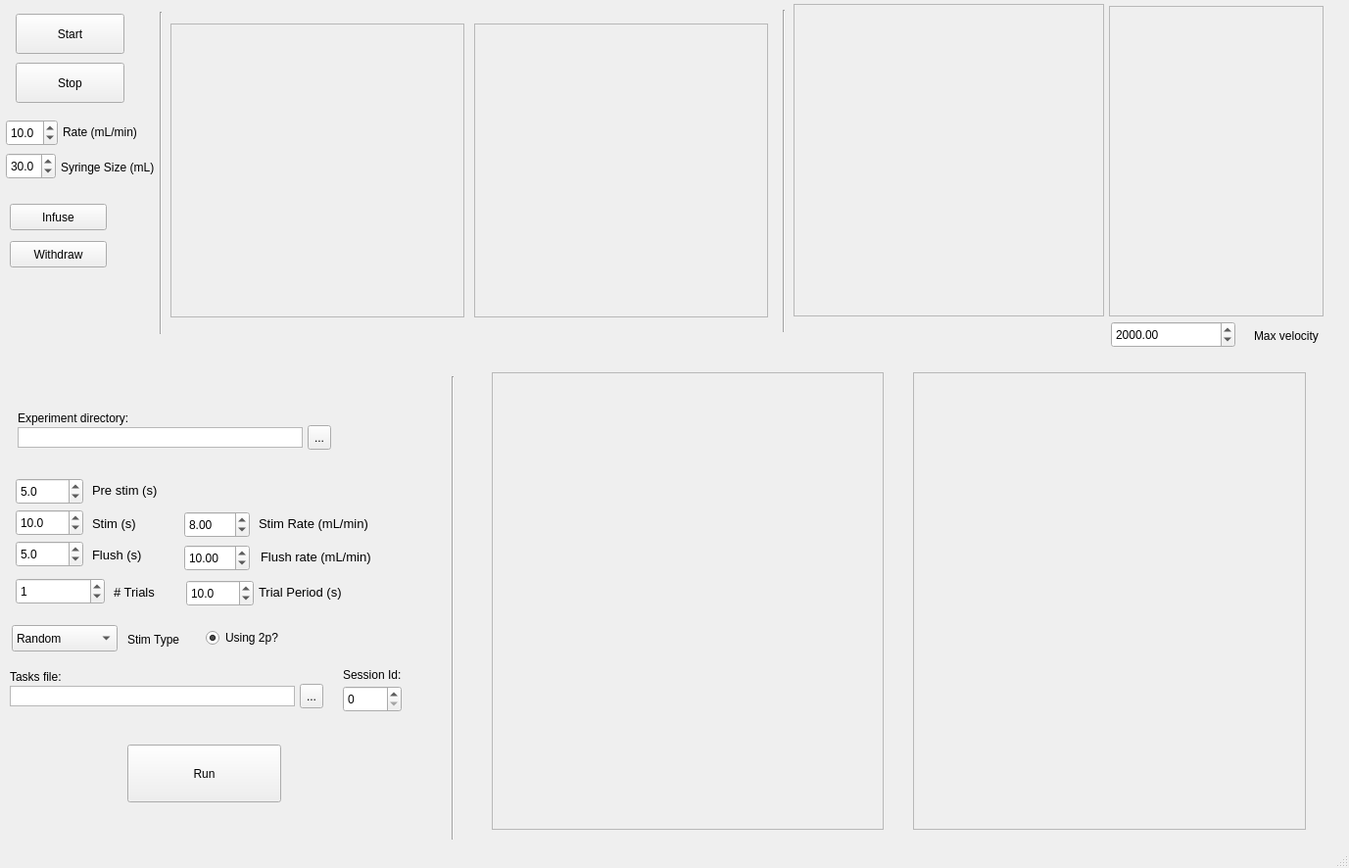
<?xml version="1.0" encoding="UTF-8"?>
<ui version="4.0">
 <class>FlyTracker</class>
 <widget class="QMainWindow" name="FlyTracker">
  <property name="geometry">
   <rect>
    <x>0</x>
    <y>0</y>
    <width>1377</width>
    <height>886</height>
   </rect>
  </property>
  <property name="maximumSize">
   <size>
    <width>140000</width>
    <height>140000</height>
   </size>
  </property>
  <property name="windowTitle">
   <string>Fly Tracker</string>
  </property>
  <widget class="QWidget" name="centralwidget">
   <widget class="QPushButton" name="start_button">
    <property name="geometry">
     <rect>
      <x>16</x>
      <y>14</y>
      <width>111</width>
      <height>41</height>
     </rect>
    </property>
    <property name="text">
     <string>Start</string>
    </property>
   </widget>
   <widget class="QPushButton" name="stop_button">
    <property name="geometry">
     <rect>
      <x>16</x>
      <y>64</y>
      <width>111</width>
      <height>41</height>
     </rect>
    </property>
    <property name="layoutDirection">
     <enum>Qt::LeftToRight</enum>
    </property>
    <property name="text">
     <string>Stop</string>
    </property>
   </widget>
   <widget class="QPushButton" name="infuse_button">
    <property name="geometry">
     <rect>
      <x>10</x>
      <y>208</y>
      <width>99</width>
      <height>27</height>
     </rect>
    </property>
    <property name="text">
     <string>Infuse</string>
    </property>
   </widget>
   <widget class="QPushButton" name="withdraw_button">
    <property name="geometry">
     <rect>
      <x>10</x>
      <y>246</y>
      <width>99</width>
      <height>27</height>
     </rect>
    </property>
    <property name="text">
     <string>Withdraw</string>
    </property>
   </widget>
   <widget class="QFrame" name="camera2">
    <property name="geometry">
     <rect>
      <x>484</x>
      <y>24</y>
      <width>300</width>
      <height>300</height>
     </rect>
    </property>
    <property name="frameShape">
     <enum>QFrame::StyledPanel</enum>
    </property>
    <property name="frameShadow">
     <enum>QFrame::Raised</enum>
    </property>
   </widget>
   <widget class="QFrame" name="camera1">
    <property name="geometry">
     <rect>
      <x>174</x>
      <y>24</y>
      <width>300</width>
      <height>300</height>
     </rect>
    </property>
    <property name="frameShape">
     <enum>QFrame::StyledPanel</enum>
    </property>
    <property name="frameShadow">
     <enum>QFrame::Raised</enum>
    </property>
   </widget>
   <widget class="QLabel" name="label">
    <property name="geometry">
     <rect>
      <x>64</x>
      <y>126</y>
      <width>93</width>
      <height>17</height>
     </rect>
    </property>
    <property name="font">
     <font>
      <pointsize>9</pointsize>
     </font>
    </property>
    <property name="text">
     <string>Rate (mL/min)</string>
    </property>
   </widget>
   <widget class="QDoubleSpinBox" name="syringe_size_box">
    <property name="geometry">
     <rect>
      <x>6</x>
      <y>156</y>
      <width>51</width>
      <height>27</height>
     </rect>
    </property>
    <property name="font">
     <font>
      <pointsize>9</pointsize>
     </font>
    </property>
    <property name="decimals">
     <number>1</number>
    </property>
    <property name="value">
     <double>30.000000000000000</double>
    </property>
   </widget>
   <widget class="QLabel" name="label_2">
    <property name="geometry">
     <rect>
      <x>62</x>
      <y>162</y>
      <width>97</width>
      <height>17</height>
     </rect>
    </property>
    <property name="font">
     <font>
      <pointsize>9</pointsize>
     </font>
    </property>
    <property name="text">
     <string>Syringe Size (mL)</string>
    </property>
   </widget>
   <widget class="Line" name="line_2">
    <property name="geometry">
     <rect>
      <x>156</x>
      <y>12</y>
      <width>16</width>
      <height>329</height>
     </rect>
    </property>
    <property name="orientation">
     <enum>Qt::Vertical</enum>
    </property>
   </widget>
   <widget class="QFrame" name="trial_run2">
    <property name="geometry">
     <rect>
      <x>502</x>
      <y>380</y>
      <width>400</width>
      <height>467</height>
     </rect>
    </property>
    <property name="frameShape">
     <enum>QFrame::StyledPanel</enum>
    </property>
    <property name="frameShadow">
     <enum>QFrame::Raised</enum>
    </property>
   </widget>
   <widget class="QFrame" name="cummulative_run">
    <property name="geometry">
     <rect>
      <x>810</x>
      <y>4</y>
      <width>317</width>
      <height>319</height>
     </rect>
    </property>
    <property name="frameShape">
     <enum>QFrame::StyledPanel</enum>
    </property>
    <property name="frameShadow">
     <enum>QFrame::Raised</enum>
    </property>
   </widget>
   <widget class="QPushButton" name="run_button">
    <property name="geometry">
     <rect>
      <x>130</x>
      <y>760</y>
      <width>157</width>
      <height>59</height>
     </rect>
    </property>
    <property name="text">
     <string>Run</string>
    </property>
   </widget>
   <widget class="QSpinBox" name="num_trials_box">
    <property name="geometry">
     <rect>
      <x>16</x>
      <y>590</y>
      <width>91</width>
      <height>27</height>
     </rect>
    </property>
    <property name="maximum">
     <number>1000</number>
    </property>
    <property name="value">
     <number>1</number>
    </property>
   </widget>
   <widget class="QLabel" name="label_3">
    <property name="geometry">
     <rect>
      <x>116</x>
      <y>596</y>
      <width>51</width>
      <height>17</height>
     </rect>
    </property>
    <property name="font">
     <font>
      <pointsize>10</pointsize>
     </font>
    </property>
    <property name="text">
     <string># Trials</string>
    </property>
   </widget>
   <widget class="QDoubleSpinBox" name="flush_box">
    <property name="geometry">
     <rect>
      <x>16</x>
      <y>552</y>
      <width>69</width>
      <height>27</height>
     </rect>
    </property>
    <property name="decimals">
     <number>1</number>
    </property>
    <property name="value">
     <double>5.000000000000000</double>
    </property>
   </widget>
   <widget class="QLabel" name="label_4">
    <property name="geometry">
     <rect>
      <x>94</x>
      <y>558</y>
      <width>67</width>
      <height>17</height>
     </rect>
    </property>
    <property name="font">
     <font>
      <pointsize>10</pointsize>
     </font>
    </property>
    <property name="text">
     <string>Flush (s)</string>
    </property>
   </widget>
   <widget class="QLabel" name="stim_box_label">
    <property name="geometry">
     <rect>
      <x>94</x>
      <y>526</y>
      <width>67</width>
      <height>17</height>
     </rect>
    </property>
    <property name="font">
     <font>
      <pointsize>10</pointsize>
     </font>
    </property>
    <property name="text">
     <string>Stim (s)</string>
    </property>
   </widget>
   <widget class="QDoubleSpinBox" name="stim_box">
    <property name="geometry">
     <rect>
      <x>16</x>
      <y>520</y>
      <width>69</width>
      <height>27</height>
     </rect>
    </property>
    <property name="decimals">
     <number>1</number>
    </property>
    <property name="value">
     <double>10.000000000000000</double>
    </property>
   </widget>
   <widget class="QDoubleSpinBox" name="pre_stim_box">
    <property name="geometry">
     <rect>
      <x>16</x>
      <y>488</y>
      <width>69</width>
      <height>27</height>
     </rect>
    </property>
    <property name="decimals">
     <number>1</number>
    </property>
    <property name="value">
     <double>5.000000000000000</double>
    </property>
   </widget>
   <widget class="QLabel" name="label_6">
    <property name="geometry">
     <rect>
      <x>94</x>
      <y>492</y>
      <width>85</width>
      <height>17</height>
     </rect>
    </property>
    <property name="font">
     <font>
      <pointsize>10</pointsize>
     </font>
    </property>
    <property name="text">
     <string>Pre stim (s)</string>
    </property>
   </widget>
   <widget class="QPlainTextEdit" name="experimental_dir_text">
    <property name="geometry">
     <rect>
      <x>18</x>
      <y>436</y>
      <width>291</width>
      <height>21</height>
     </rect>
    </property>
    <property name="font">
     <font>
      <pointsize>9</pointsize>
     </font>
    </property>
    <property name="verticalScrollBarPolicy">
     <enum>Qt::ScrollBarAlwaysOff</enum>
    </property>
   </widget>
   <widget class="QToolButton" name="choose_dir_button">
    <property name="geometry">
     <rect>
      <x>314</x>
      <y>434</y>
      <width>24</width>
      <height>25</height>
     </rect>
    </property>
    <property name="text">
     <string>...</string>
    </property>
    <property name="popupMode">
     <enum>QToolButton::DelayedPopup</enum>
    </property>
    <property name="arrowType">
     <enum>Qt::NoArrow</enum>
    </property>
   </widget>
   <widget class="QLabel" name="label_7">
    <property name="geometry">
     <rect>
      <x>18</x>
      <y>418</y>
      <width>159</width>
      <height>17</height>
     </rect>
    </property>
    <property name="text">
     <string>Experiment directory:</string>
    </property>
   </widget>
   <widget class="QLabel" name="label_8">
    <property name="geometry">
     <rect>
      <x>264</x>
      <y>596</y>
      <width>109</width>
      <height>17</height>
     </rect>
    </property>
    <property name="font">
     <font>
      <pointsize>10</pointsize>
     </font>
    </property>
    <property name="text">
     <string>Trial Period (s)</string>
    </property>
   </widget>
   <widget class="QDoubleSpinBox" name="trial_period_box">
    <property name="geometry">
     <rect>
      <x>190</x>
      <y>592</y>
      <width>69</width>
      <height>27</height>
     </rect>
    </property>
    <property name="decimals">
     <number>1</number>
    </property>
    <property name="value">
     <double>10.000000000000000</double>
    </property>
   </widget>
   <widget class="QComboBox" name="stim_type">
    <property name="geometry">
     <rect>
      <x>12</x>
      <y>638</y>
      <width>108</width>
      <height>27</height>
     </rect>
    </property>
    <item>
     <property name="text">
      <string>Random</string>
     </property>
    </item>
    <item>
     <property name="text">
      <string>Both_Air</string>
     </property>
    </item>
    <item>
     <property name="text">
      <string>Both_Odor</string>
     </property>
    </item>
    <item>
     <property name="text">
      <string>Left_Odor</string>
     </property>
    </item>
    <item>
     <property name="text">
      <string>Right_Odor</string>
     </property>
    </item>
    <item>
     <property name="text">
      <string>Left_Air</string>
     </property>
    </item>
    <item>
     <property name="text">
      <string>Right_Air</string>
     </property>
    </item>
    <item>
     <property name="text">
      <string>Task_File</string>
     </property>
    </item>
   </widget>
   <widget class="QLabel" name="label_5">
    <property name="geometry">
     <rect>
      <x>130</x>
      <y>644</y>
      <width>66</width>
      <height>17</height>
     </rect>
    </property>
    <property name="font">
     <font>
      <pointsize>9</pointsize>
     </font>
    </property>
    <property name="text">
     <string>Stim Type</string>
    </property>
   </widget>
   <widget class="QFrame" name="trial_run1">
    <property name="geometry">
     <rect>
      <x>932</x>
      <y>380</y>
      <width>401</width>
      <height>467</height>
     </rect>
    </property>
    <property name="frameShape">
     <enum>QFrame::StyledPanel</enum>
    </property>
    <property name="frameShadow">
     <enum>QFrame::Raised</enum>
    </property>
   </widget>
   <widget class="Line" name="line_3">
    <property name="geometry">
     <rect>
      <x>454</x>
      <y>384</y>
      <width>16</width>
      <height>473</height>
     </rect>
    </property>
    <property name="orientation">
     <enum>Qt::Vertical</enum>
    </property>
   </widget>
   <widget class="Line" name="line_4">
    <property name="geometry">
     <rect>
      <x>792</x>
      <y>10</y>
      <width>16</width>
      <height>329</height>
     </rect>
    </property>
    <property name="orientation">
     <enum>Qt::Vertical</enum>
    </property>
   </widget>
   <widget class="QFrame" name="polar_plot_1">
    <property name="geometry">
     <rect>
      <x>1132</x>
      <y>6</y>
      <width>219</width>
      <height>317</height>
     </rect>
    </property>
    <property name="frameShape">
     <enum>QFrame::StyledPanel</enum>
    </property>
    <property name="frameShadow">
     <enum>QFrame::Raised</enum>
    </property>
   </widget>
   <widget class="QDoubleSpinBox" name="max_velocity">
    <property name="geometry">
     <rect>
      <x>1134</x>
      <y>328</y>
      <width>127</width>
      <height>27</height>
     </rect>
    </property>
    <property name="maximum">
     <double>1000000000.000000000000000</double>
    </property>
    <property name="value">
     <double>2000.000000000000000</double>
    </property>
   </widget>
   <widget class="QLabel" name="label_9">
    <property name="geometry">
     <rect>
      <x>1280</x>
      <y>334</y>
      <width>73</width>
      <height>17</height>
     </rect>
    </property>
    <property name="font">
     <font>
      <pointsize>9</pointsize>
     </font>
    </property>
    <property name="text">
     <string>Max velocity </string>
    </property>
   </widget>
   <widget class="QDoubleSpinBox" name="rate_box">
    <property name="geometry">
     <rect>
      <x>6</x>
      <y>122</y>
      <width>53</width>
      <height>27</height>
     </rect>
    </property>
    <property name="decimals">
     <number>1</number>
    </property>
    <property name="value">
     <double>10.000000000000000</double>
    </property>
   </widget>
   <widget class="QDoubleSpinBox" name="stim_prate_box">
    <property name="geometry">
     <rect>
      <x>188</x>
      <y>522</y>
      <width>67</width>
      <height>27</height>
     </rect>
    </property>
    <property name="value">
     <double>8.000000000000000</double>
    </property>
   </widget>
   <widget class="QLabel" name="label_10">
    <property name="geometry">
     <rect>
      <x>264</x>
      <y>526</y>
      <width>145</width>
      <height>17</height>
     </rect>
    </property>
    <property name="font">
     <font>
      <pointsize>10</pointsize>
     </font>
    </property>
    <property name="text">
     <string>Stim Rate (mL/min)</string>
    </property>
   </widget>
   <widget class="QDoubleSpinBox" name="flush_prate_box">
    <property name="geometry">
     <rect>
      <x>188</x>
      <y>556</y>
      <width>67</width>
      <height>27</height>
     </rect>
    </property>
    <property name="value">
     <double>10.000000000000000</double>
    </property>
   </widget>
   <widget class="QLabel" name="label_11">
    <property name="geometry">
     <rect>
      <x>266</x>
      <y>560</y>
      <width>113</width>
      <height>17</height>
     </rect>
    </property>
    <property name="font">
     <font>
      <pointsize>10</pointsize>
     </font>
    </property>
    <property name="text">
     <string>Flush rate (mL/min)</string>
    </property>
   </widget>
   <widget class="QRadioButton" name="using2p_toggle">
    <property name="geometry">
     <rect>
      <x>210</x>
      <y>640</y>
      <width>116</width>
      <height>22</height>
     </rect>
    </property>
    <property name="text">
     <string>Using 2p?</string>
    </property>
    <property name="checked">
     <bool>true</bool>
    </property>
   </widget>
   <widget class="QToolButton" name="choose_task_file_button">
    <property name="geometry">
     <rect>
      <x>306</x>
      <y>698</y>
      <width>24</width>
      <height>25</height>
     </rect>
    </property>
    <property name="text">
     <string>...</string>
    </property>
    <property name="popupMode">
     <enum>QToolButton::DelayedPopup</enum>
    </property>
    <property name="arrowType">
     <enum>Qt::NoArrow</enum>
    </property>
   </widget>
   <widget class="QPlainTextEdit" name="task_file_dir">
    <property name="geometry">
     <rect>
      <x>10</x>
      <y>700</y>
      <width>291</width>
      <height>21</height>
     </rect>
    </property>
    <property name="font">
     <font>
      <pointsize>9</pointsize>
     </font>
    </property>
    <property name="verticalScrollBarPolicy">
     <enum>Qt::ScrollBarAlwaysOff</enum>
    </property>
   </widget>
   <widget class="QLabel" name="label_12">
    <property name="geometry">
     <rect>
      <x>10</x>
      <y>682</y>
      <width>71</width>
      <height>17</height>
     </rect>
    </property>
    <property name="text">
     <string>Tasks file:</string>
    </property>
   </widget>
   <widget class="QLabel" name="label_13">
    <property name="geometry">
     <rect>
      <x>350</x>
      <y>680</y>
      <width>71</width>
      <height>17</height>
     </rect>
    </property>
    <property name="text">
     <string>Session Id:</string>
    </property>
   </widget>
   <widget class="QSpinBox" name="session_id_box">
    <property name="geometry">
     <rect>
      <x>350</x>
      <y>700</y>
      <width>60</width>
      <height>27</height>
     </rect>
    </property>
   </widget>
  </widget>
  <widget class="QStatusBar" name="statusbar"/>
  <widget class="QMenuBar" name="menubar">
   <property name="geometry">
    <rect>
     <x>0</x>
     <y>0</y>
     <width>1377</width>
     <height>25</height>
    </rect>
   </property>
  </widget>
 </widget>
 <tabstops>
  <tabstop>start_button</tabstop>
  <tabstop>infuse_button</tabstop>
  <tabstop>withdraw_button</tabstop>
  <tabstop>stop_button</tabstop>
 </tabstops>
 <resources/>
 <connections/>
</ui>
